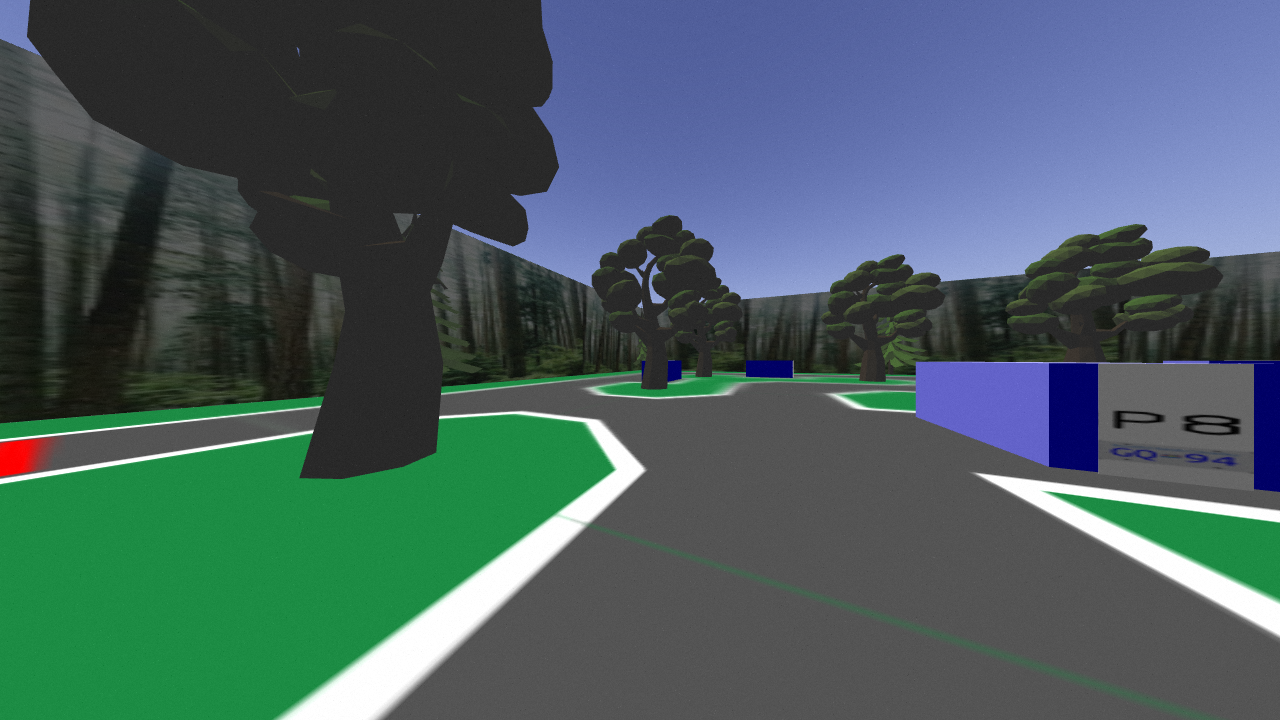
#> input picture experiments/test_images/102.png, 1280 x 720 px
$ python -i road_detection.py   (imports and definitions only)
#> lines starting #> are read from the running program, lines starting #| are printed output that depends on the picture; after the words box and inside, x2 and y2 are one past the last pixel; in counts of white or black regions, pixels touching at a corner belong together
#> further down, picture is the input picture: shape (720, 1280, 3); mean B, G, R 96.2, 94, 72.7
import numpy as np
import cv2

def detect_gl(img):
    img = cv2.medianBlur(img, 5)
    h,w = img.shape[:2]
#> h = 720; w = 1280
    img = img[3*h//5:,w//3:2*w//3]
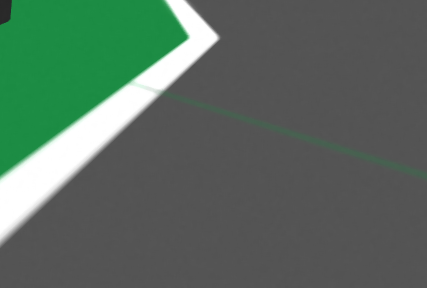
#> img: shape (288, 427, 3); mean of channels 0, 1, 2 95.3, 107.2, 88.7; drawn as B, G, R
    img = cv2.cvtColor(img, cv2.COLOR_BGR2HSV)
#> img: shape (288, 427, 3); mean H, S, V 14.3, 33.7, 107.2

    u = np.array([90, 80, 129])
    l = np.array([55, 9, 82])
    thresh = cv2.inRange(img, l, u)
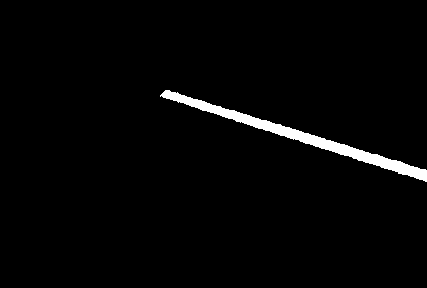
#> thresh: shape (288, 427); 2.2% white; 1 white region, box (x1, y1, x2, y2) and area: (160, 90, 427, 182) 2713
    thresh = cv2.Canny(thresh, 50, 150)
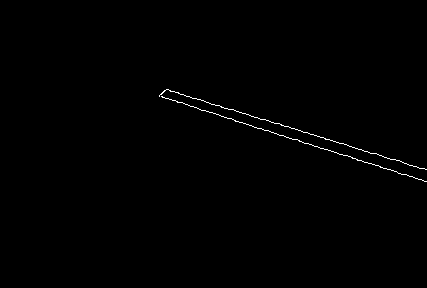
#> thresh: shape (288, 427); 0.45% white in thin lines or dots, all inside (x1, y1, x2, y2) = (159, 89, 427, 182)
    linesP = cv2.HoughLinesP(thresh.astype(np.uint8), rho=1, theta=np.pi/180, threshold=15, minLineLength=200, maxLineGap=50)
#> linesP = [[170, 91, 426, 169], [159, 95, 426, 181], [161, 96, 401, 174], [166, 89, 424, 168]]

    longest = []
    if linesP is not None:
        linesP = np.array(linesP).reshape(-1, 4)
        lengths = np.linalg.norm(np.vstack((linesP[:,2]-linesP[:,0], linesP[:,3]-linesP[:,1])).T, axis=1)
#> lengths = [267.6, 280.5, 252.4, 269.8]
        longest = linesP[np.argmax(lengths)]
#> longest = [159, 95, 426, 181]
    return longest, thresh

>>> import cv2
>>> picture = cv2.imread('../../../experiments/test_images/102.png')
>>> result = detect_gl(picture)

$ run again, on experiments/test_images/134.png
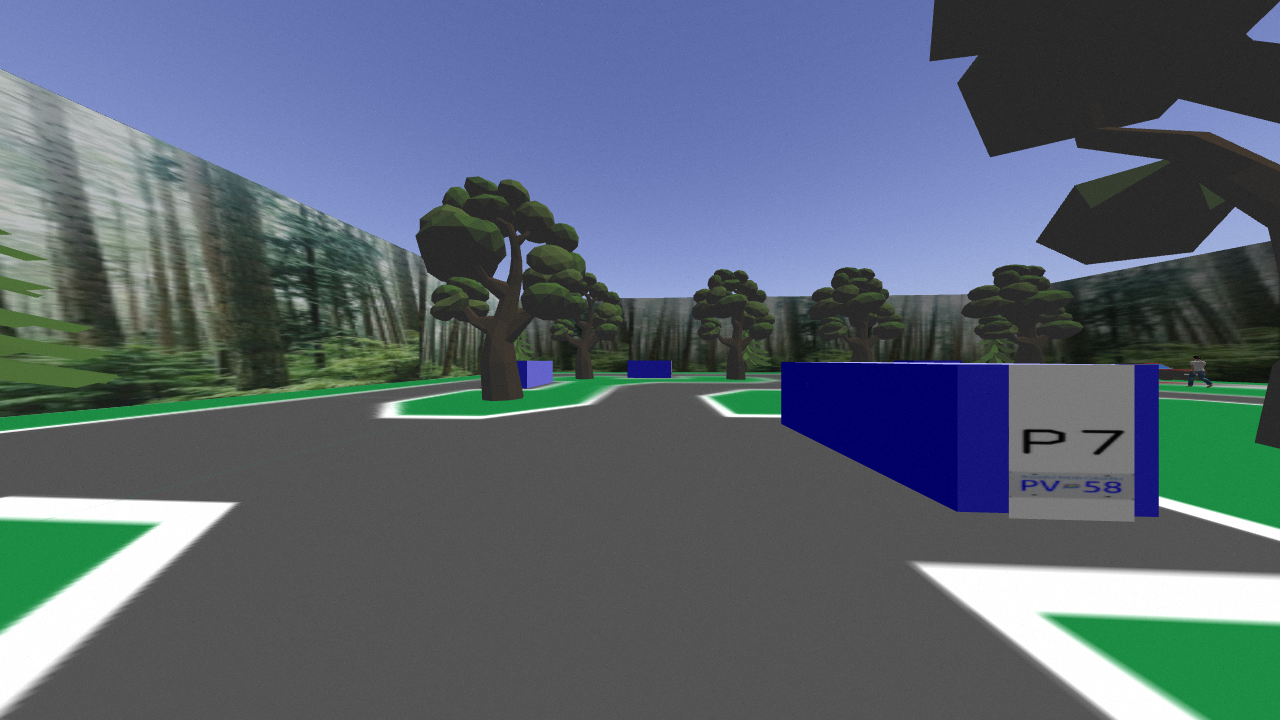
#> input picture experiments/test_images/134.png, 1280 x 720 px
#> picture is the input picture: shape (720, 1280, 3); mean B, G, R 113.9, 101.7, 89.7
#> in detect_gl, `img = img[3*h//5:,w//3:2*w//3]`:
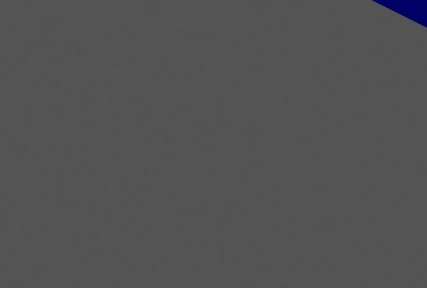
#> img: shape (288, 427, 3); mean of channels 0, 1, 2 84.1, 83.4, 83.4; drawn as B, G, R
#> thresh: shape (288, 427); every value is 0
#> linesP = None

$ run again, on experiments/test_images/141.png
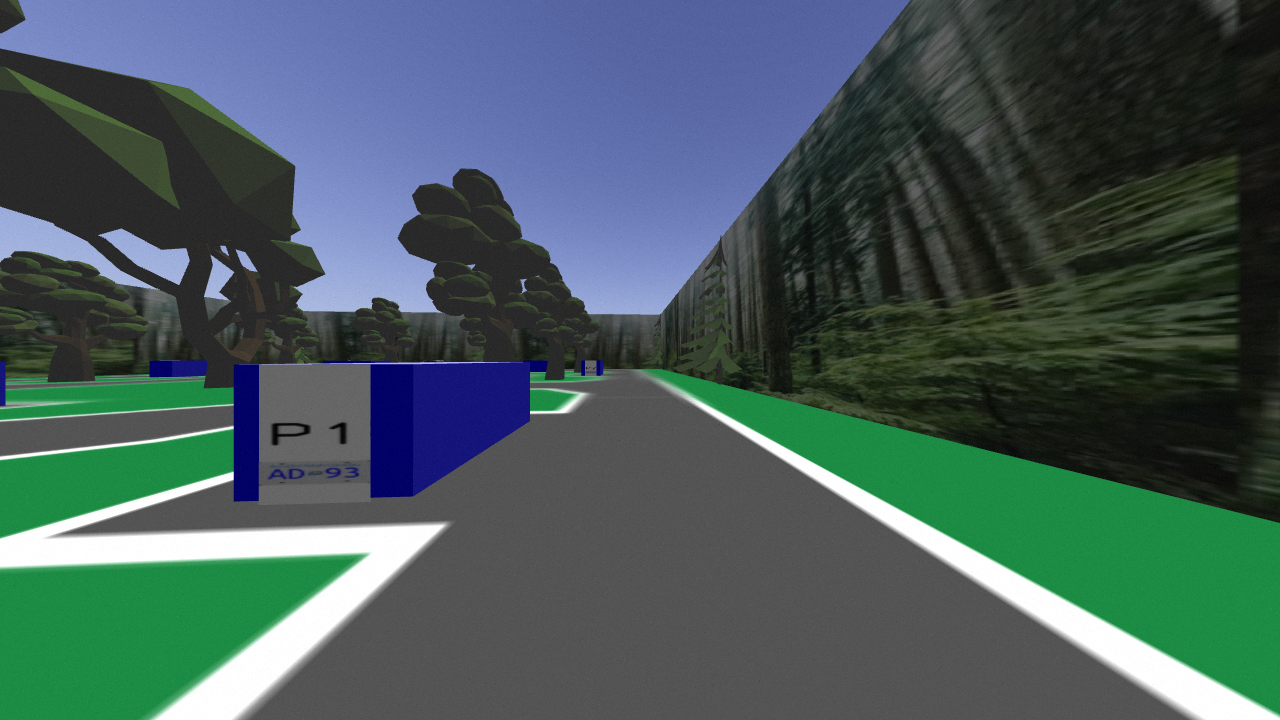
#> input picture experiments/test_images/141.png, 1280 x 720 px
#> picture is the input picture: shape (720, 1280, 3); mean B, G, R 91.2, 90.9, 70.7
#> in detect_gl, `img = img[3*h//5:,w//3:2*w//3]`:
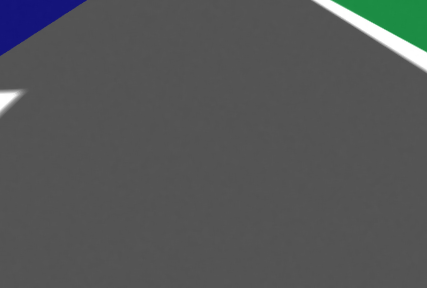
#> img: shape (288, 427, 3); mean of channels 0, 1, 2 86.9, 86.4, 84.1; drawn as B, G, R
#> thresh: shape (288, 427); every value is 0
#> linesP = None
